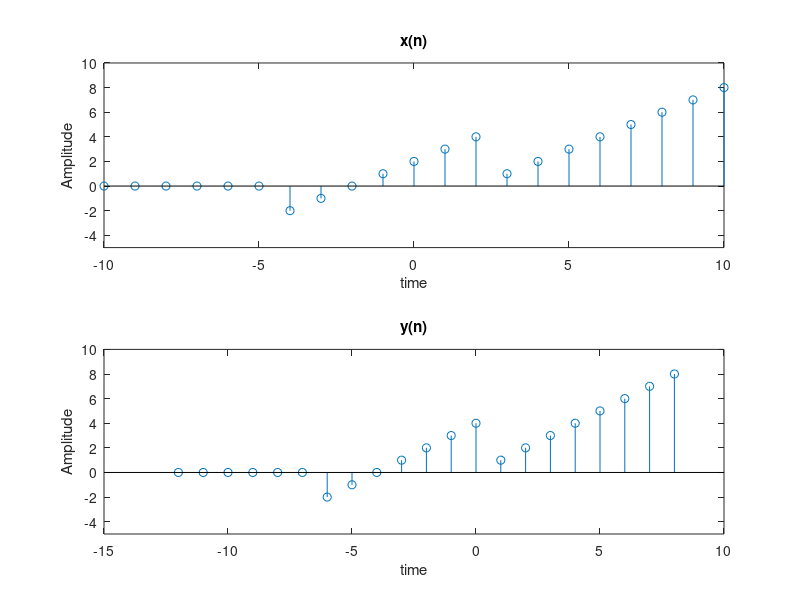

This figure's MATLAB source:
n=-10:1:10;
x1=zeros(1,6);
n1=-4;
for i=1:7
    x2(i)=n1+2;
    n1+=1;
end
n1=3;
for j=1:8
    x3(j)=n1-2;
    n1+=1;
end
x=[x1 x2 x3];

subplot(2,1,1)
stem(n,x)
ylim([-5 10])
title('x(n)');xlabel('time');ylabel('Amplitude');

subplot(2,1,2)
stem(n-2,x)
title('y(n)');ylim([-5 10]);xlabel('time');ylabel('Amplitude')
